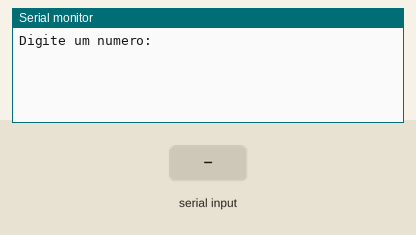
A sketch run on a simulated Arduino Uno, built with avr-gcc and run on an emulated ATmega328P. Parts: the last lines printed to the serial monitor. The test bench sets the inputs (shaded band).

Above: at 1.2 s.
1.3 s: "90,45\n" received over Serial
At 1.6 s:
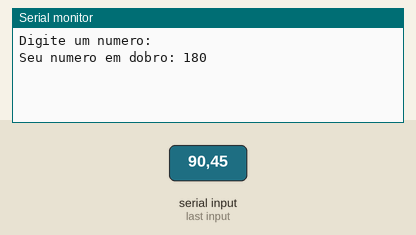
3.8 s: "30,150\n" received over Serial
At 4.6 s:
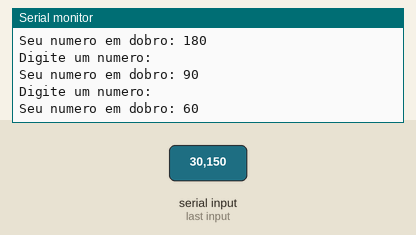
Timing chart, 0 to 6.8 s (numbered marks = the images above; inputs shaded):
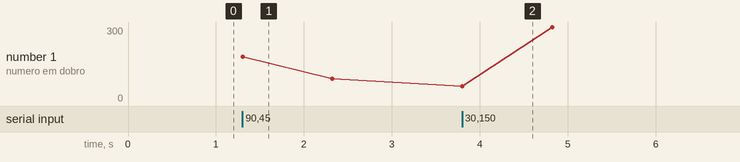

Measured:
- after the input at 1.3 s, the serial monitor: prints a new line at once (image 1)
- after the input at 3.8 s, the serial monitor: prints a new line at once (image 2)

The sketch:

3_atividade1.ino
```cpp
   // C++ code
//Faça um programa que receba um número e exiba o seu dobro.
int numero = 0;
int numeroDobro = 0;


void setup()
{
  Serial.begin(9600);
}

void loop()
{
  //Entrada
  Serial.println("Digite um numero: ");
  while( !Serial.available());
  numero = Serial.parseInt();

  //Processamento
  numeroDobro = numero * 2;

  //Saida
  Serial.println("Seu numero em dobro: " + String(numeroDobro));

  delay(1000);
}
```
